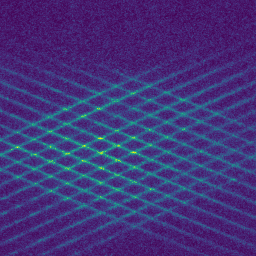
#> input picture Experimental_Data/Source/frame_1.png, 256 x 256 px, found by its file name
$ python stereo_image_generator.py   (older library calls are emulated)
#> lines starting #> are read from the running program, lines starting #| are printed output that depends on the picture; after the words box and inside, x2 and y2 are one past the last pixel; in counts of white or black regions, pixels touching at a corner belong together
import cv2
import numpy as np
import matplotlib.pyplot as plt
from skimage.morphology import skeletonize

def skeletonize_img(image, blur_window=(5, 5), min_size=10):
    """
    Function to skeletonize an image.

    :param image: Input image (assumed grayscale or single channel)
    :param blur_window: Tuple representing the Gaussian blur kernel size
    :return: Skeletonized image
    """
    blur = cv2.GaussianBlur(image, blur_window, 0).astype('uint8')

    adaptive_thresh = cv2.adaptiveThreshold(blur, 255, cv2.ADAPTIVE_THRESH_GAUSSIAN_C, cv2.THRESH_BINARY, 11, 2)
    _, ot = cv2.threshold(blur, 0, 255, cv2.THRESH_BINARY + cv2.THRESH_OTSU)

    # Apply morphological operations to Eliminate Noises
    kernel = np.ones((3, 3), np.uint8)
    adaptive_thresh = cv2.erode(adaptive_thresh, kernel=kernel)
    adaptive_thresh = cv2.dilate(adaptive_thresh, kernel=kernel)

    # Create a gradient mask to isolate specific regions
    grad_x = cv2.Sobel(ot, cv2.CV_64F, 1, 0, ksize=5)
    grad_y = cv2.Sobel(ot, cv2.CV_64F, 0, 1, ksize=5)
    grad_magnitude = np.sqrt(grad_x ** 2 + grad_y ** 2)
    gradient_mask = (grad_magnitude == 0)
    dark_mask = (ot == 0)
    mask = gradient_mask & dark_mask

    adaptive_thresh[mask] = 0
    skeleton = skeletonize(adaptive_thresh).astype(np.uint8)
    return adaptive_thresh, skeleton


def find_mode_pixel_value(image):
    """
    Finds the pixel value with the highest frequency in a grayscale image using a histogram.

    :param image: Input grayscale image
    :return: Pixel value with the highest frequency
    """
    hist = cv2.calcHist([image], [0], None, [256], [0, 256])
    mode_pixel = np.argmax(hist)  # Pixel value with the highest frequency
    return mode_pixel


# Load the image
image = cv2.imread("Experimental_Data/Source/frame_1.png", cv2.IMREAD_GRAYSCALE)
#> image: shape (256, 256); min 30, max 215, mean 63.7

# Define the source and destination points
height, width = image.shape[:2]
#> height = 256; width = 256
src_pts = np.float32([[0, 0], [width, 0], [width, height], [0, height]])
#> src_pts = [[0, 0], [256, 0], [256, 256], [0, 256]]
dst_pts = np.float32([[0, height * 0.2], [width, 0], [width, height], [0, height * 0.8]])

# Perspective transformation
H = cv2.getPerspectiveTransform(src_pts, dst_pts)
transformed_image = cv2.warpPerspective(image, H, (width, height), flags=cv2.INTER_LINEAR)

# Create a mask of black regions in the transformed image
mask = (transformed_image == 0)
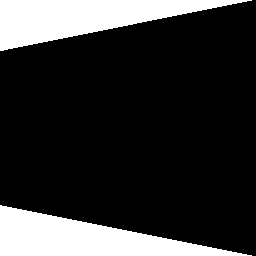
#> mask: shape (256, 256) bool; 19.8% white; 2 white regions, box (x1, y1, x2, y2) and area: (0, 0, 252, 51) 6505, (0, 205, 252, 256) 6477

# Determine the background color using the mode of pixel values
background_color = find_mode_pixel_value(image)
#> in find_mode_pixel_value, `hist = cv2.calcHist([image], [0], None, [256], [0, 256])`: hist = 256 values, max 3429 at index 53, min 0 at index 0, mean 256
#> in find_mode_pixel_value, `mode_pixel = np.argmax(hist)`: mode_pixel = 53
#> background_color = 53
transformed_image[mask] = background_color
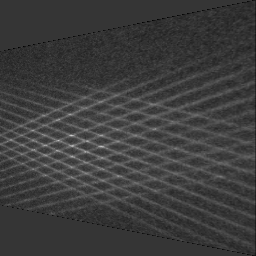
#> transformed_image: shape (256, 256); min 1, max 206, mean 60.8

# Skeletonize the image
thresh, skeleton = skeletonize_img(transformed_image)
#> in skeletonize_img, `adaptive_thresh = cv2.adaptiveThreshold(blur, 255, cv2.ADAPTIVE_THRESH..`: adaptive_thresh: shape (256, 256); 68.9% white; 506 black regions (314 under 20 px), largest, box (x1, y1, x2, y2) and area: (125, 185, 238, 236) 620, (165, 189, 256, 231) 517, (163, 78, 239, 107) 457
#> in skeletonize_img, `_, ot = cv2.threshold(blur, 0, 255, cv2.THRESH_BINARY + cv2.THRESH_OTSU)`: ot: shape (256, 256); 27.5% white; 42 white regions (36 under 20 px), largest, box (x1, y1, x2, y2) and area: (0, 73, 256, 228) 17527, (211, 228, 239, 241) 63, (38, 202, 59, 208) 56, (237, 210, 255, 218) 47, (19, 197, 36, 203) 43, (19, 187, 36, 193) 34
#> in skeletonize_img, `adaptive_thresh = cv2.erode(adaptive_thresh, kernel=kernel)`: adaptive_thresh: shape (256, 256); 39.9% white; 178 white regions (119 under 20 px), largest, box (x1, y1, x2, y2) and area: (0, 0, 246, 50) 5983, (0, 204, 241, 256) 5936, (0, 2, 256, 112) 5768
#> in skeletonize_img, `adaptive_thresh = cv2.dilate(adaptive_thresh, kernel=kernel)`:
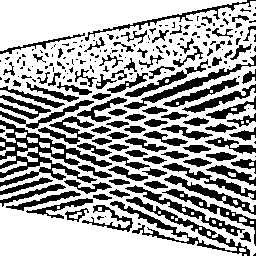
#> adaptive_thresh: shape (256, 256); 65.1% white; 221 black regions (117 under 20 px), largest, box (x1, y1, x2, y2) and area: (0, 120, 112, 187) 2226, (110, 197, 250, 256) 1502, (124, 55, 256, 109) 816
#> in skeletonize_img, `grad_y = cv2.Sobel(ot, cv2.CV_64F, 0, 1, ksize=5)`:
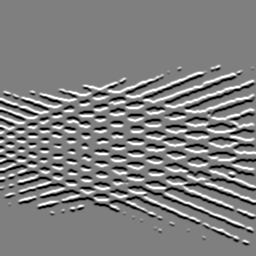
#> grad_y: shape (256, 256) float64; min -12240, max 12240, mean 0; drawn with min black and max white
#> in skeletonize_img, `grad_magnitude = np.sqrt(grad_x ** 2 + grad_y ** 2)`:
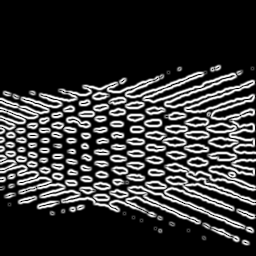
#> grad_magnitude: shape (256, 256) float64; min 0, max 13072.3, mean 2655.1; drawn with min black and max white
#> in skeletonize_img, `gradient_mask = (grad_magnitude == 0)`: gradient_mask: shape (256, 256) bool; 60.2% white; 22 black regions, largest, box (x1, y1, x2, y2) and area: (0, 69, 256, 246) 25094, (68, 204, 86, 213) 119, (209, 64, 222, 73) 92
#> in skeletonize_img, `mask = gradient_mask & dark_mask`:
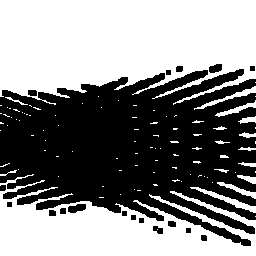
#> mask: shape (256, 256) bool; 53% white; 18 black regions, largest, box (x1, y1, x2, y2) and area: (0, 69, 256, 246) 30103, (68, 204, 86, 213) 119, (209, 64, 222, 73) 92
#> in skeletonize_img, `adaptive_thresh[mask] = 0`: adaptive_thresh: shape (256, 256); 26.7% white; 41 white regions (11 under 20 px), largest, box (x1, y1, x2, y2) and area: (0, 69, 256, 246) 15832, (0, 98, 38, 114) 166, (17, 147, 38, 162) 149
#> in skeletonize_img, `skeleton = skeletonize(adaptive_thresh).astype(np.uint8)`:
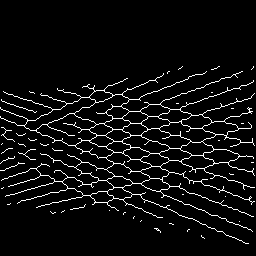
#> skeleton: shape (256, 256); values 0 (black) and 1 (white), 5.8% white in thin lines or dots, all inside (x1, y1, x2, y2) = (0, 66, 255, 244)

# Visualize the original, transformed, and skeletonized images
plt.figure(figsize=(15, 5))

plt.subplot(1, 4, 1)
plt.title("Original Image")
plt.imshow(image)
plt.axis('off')

plt.subplot(1, 4, 2)
plt.title("Transformed Image (Blended)")
plt.imshow(transformed_image, cmap='gray')
plt.axis('off')

plt.subplot(1, 4, 3)
plt.title("Transformed Image (Blended)")
plt.imshow(thresh, cmap='gray')
plt.axis('off')

plt.subplot(1, 4, 4)
plt.title("Skeletonized Image")
plt.imshow(skeleton, cmap='gray')
plt.axis('off')

plt.tight_layout()
plt.show()

$ run again, with Experimental_Data/Source/frame_0.png copied over Experimental_Data/Source/frame_1.png
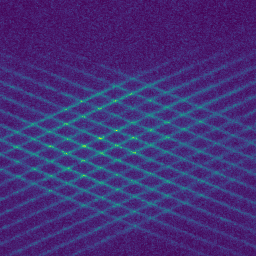
#> input picture Experimental_Data/Source/frame_0.png, 256 x 256 px, found by its file name
#> hist = 256 values, max 3624 at index 51, min 0 at index 0, mean 256
#> mode_pixel = 51
#> in skeletonize_img, `adaptive_thresh = cv2.adaptiveThreshold(blur, 255, cv2.ADAPTIVE_THRESH..`:
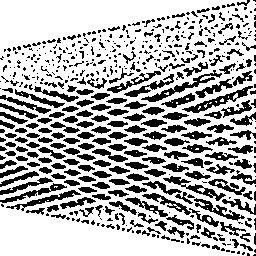
#> adaptive_thresh: shape (256, 256); 69.3% white; 523 black regions (317 under 20 px), largest, box (x1, y1, x2, y2) and area: (141, 70, 222, 102) 446, (182, 86, 253, 113) 426, (163, 176, 226, 201) 344
#> ot: shape (256, 256); 28.8% white; 37 white regions (29 under 20 px), largest, box (x1, y1, x2, y2) and area: (0, 67, 256, 219) 18338, (234, 109, 255, 119) 87, (191, 205, 218, 217) 81
#> gradient_mask: shape (256, 256) bool; 58.7% white; 19 black regions, largest, box (x1, y1, x2, y2) and area: (0, 59, 256, 235) 25576, (94, 126, 125, 140) 218, (231, 234, 256, 249) 186
#> in skeletonize_img, `skeleton = skeletonize(adaptive_thresh).astype(np.uint8)`:
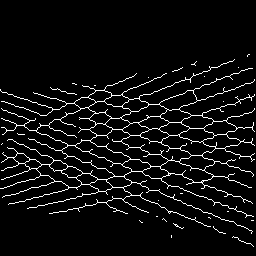
#> skeleton: shape (256, 256); values 0 (black) and 1 (white), 6% white in thin lines or dots, all inside (x1, y1, x2, y2) = (0, 54, 255, 247)

$ run again, with Experimental_Data/Source/frame_2.png copied over Experimental_Data/Source/frame_1.png
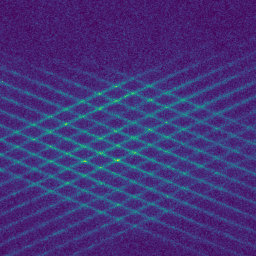
#> input picture Experimental_Data/Source/frame_2.png, 256 x 256 px, found by its file name
#> hist = 256 values, max 3709 at index 53, min 0 at index 0, mean 256
#> mode_pixel = 53
#> in skeletonize_img, `adaptive_thresh = cv2.adaptiveThreshold(blur, 255, cv2.ADAPTIVE_THRESH..`:
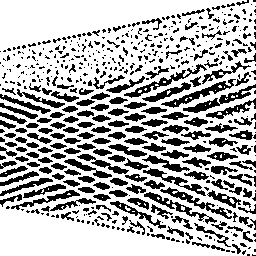
#> adaptive_thresh: shape (256, 256); 69.7% white; 533 black regions (346 under 20 px), largest, box (x1, y1, x2, y2) and area: (183, 84, 256, 113) 462, (161, 79, 236, 108) 459, (124, 64, 207, 98) 433
#> ot: shape (256, 256); 27.6% white; 52 white regions (44 under 20 px), largest, box (x1, y1, x2, y2) and area: (0, 71, 256, 225) 17581, (206, 225, 224, 234) 54, (240, 108, 255, 116) 50
#> gradient_mask: shape (256, 256) bool; 59.3% white; 19 black regions, largest, box (x1, y1, x2, y2) and area: (0, 64, 256, 232) 25531, (204, 223, 237, 241) 257, (80, 143, 94, 151) 99
#> in skeletonize_img, `skeleton = skeletonize(adaptive_thresh).astype(np.uint8)`:
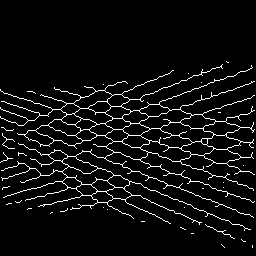
#> skeleton: shape (256, 256); values 0 (black) and 1 (white), 5.9% white in thin lines or dots, all inside (x1, y1, x2, y2) = (0, 61, 255, 248)
